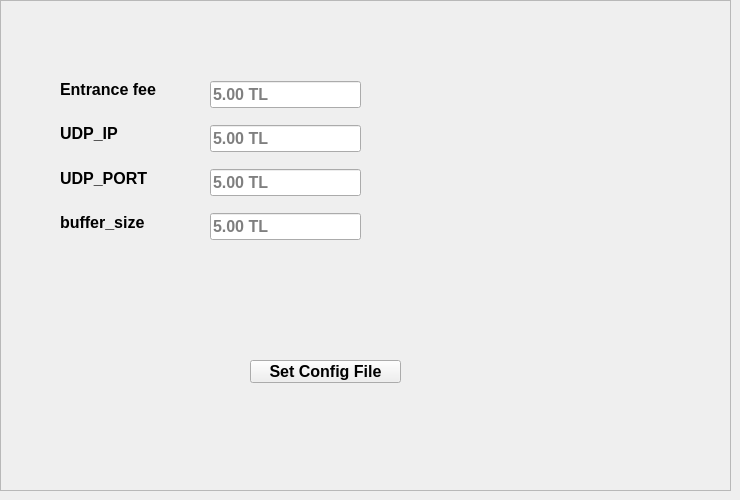
            <widget class="QWidget" name="settings">
             <widget class="QFrame" name="settings_frame">
              <property name="geometry">
               <rect>
                <x>0</x>
                <y>0</y>
                <width>731</width>
                <height>491</height>
               </rect>
              </property>
              <property name="frameShape">
               <enum>QFrame::StyledPanel</enum>
              </property>
              <property name="frameShadow">
               <enum>QFrame::Raised</enum>
              </property>
              <widget class="QPushButton" name="settings_frame_button">
               <property name="geometry">
                <rect>
                 <x>250</x>
                 <y>360</y>
                 <width>151</width>
                 <height>23</height>
                </rect>
               </property>
               <property name="font">
                <font>
                 <pointsize>12</pointsize>
                 <weight>75</weight>
                 <bold>true</bold>
                </font>
               </property>
               <property name="text">
                <string>Set Config File</string>
               </property>
              </widget>
              <widget class="QWidget" name="verticalLayoutWidget">
               <property name="geometry">
                <rect>
                 <x>60</x>
                 <y>70</y>
                 <width>141</width>
                 <height>171</height>
                </rect>
               </property>
               <layout class="QVBoxLayout" name="verticalLayout_8">
                <item>
                 <widget class="QLabel" name="settings_frame_label_3">
                  <property name="font">
                   <font>
                    <pointsize>12</pointsize>
                    <weight>75</weight>
                    <bold>true</bold>
                   </font>
                  </property>
                  <property name="text">
                   <string>Entrance fee</string>
                  </property>
                 </widget>
                </item>
                <item>
                 <widget class="QLabel" name="settings_frame_label_4">
                  <property name="font">
                   <font>
                    <pointsize>12</pointsize>
                    <weight>75</weight>
                    <bold>true</bold>
                   </font>
                  </property>
                  <property name="text">
                   <string>UDP_IP</string>
                  </property>
                 </widget>
                </item>
                <item>
                 <widget class="QLabel" name="settings_frame_label_2">
                  <property name="font">
                   <font>
                    <pointsize>12</pointsize>
                    <weight>75</weight>
                    <bold>true</bold>
                   </font>
                  </property>
                  <property name="text">
                   <string>UDP_PORT</string>
                  </property>
                 </widget>
                </item>
                <item>
                 <widget class="QLabel" name="settings_frame_label">
                  <property name="font">
                   <font>
                    <pointsize>12</pointsize>
                    <weight>75</weight>
                    <bold>true</bold>
                   </font>
                  </property>
                  <property name="text">
                   <string>buffer_size</string>
                  </property>
                 </widget>
                </item>
               </layout>
              </widget>
              <widget class="QWidget" name="verticalLayoutWidget_2">
               <property name="geometry">
                <rect>
                 <x>210</x>
                 <y>70</y>
                 <width>151</width>
                 <height>181</height>
                </rect>
               </property>
               <layout class="QVBoxLayout" name="verticalLayout_12">
                <item>
                 <widget class="QLineEdit" name="settings_frame_entry_entrance_fee">
                  <property name="font">
                   <font>
                    <pointsize>12</pointsize>
                    <weight>75</weight>
                    <bold>true</bold>
                   </font>
                  </property>
                  <property name="placeholderText">
                   <string>5.00 TL</string>
                  </property>
                 </widget>
                </item>
                <item>
                 <widget class="QLineEdit" name="settings_frame_entry_udp_ip">
                  <property name="font">
                   <font>
                    <pointsize>12</pointsize>
                    <weight>75</weight>
                    <bold>true</bold>
                   </font>
                  </property>
                  <property name="placeholderText">
                   <string>5.00 TL</string>
                  </property>
                 </widget>
                </item>
                <item>
                 <widget class="QLineEdit" name="settings_frame_entry_udp_port">
                  <property name="font">
                   <font>
                    <pointsize>12</pointsize>
                    <weight>75</weight>
                    <bold>true</bold>
                   </font>
                  </property>
                  <property name="placeholderText">
                   <string>5.00 TL</string>
                  </property>
                 </widget>
                </item>
                <item>
                 <widget class="QLineEdit" name="settings_frame_entry_buffer_size">
                  <property name="font">
                   <font>
                    <pointsize>12</pointsize>
                    <weight>75</weight>
                    <bold>true</bold>
                   </font>
                  </property>
                  <property name="placeholderText">
                   <string>5.00 TL</string>
                  </property>
                 </widget>
                </item>
               </layout>
              </widget>
             </widget>
            </widget>
